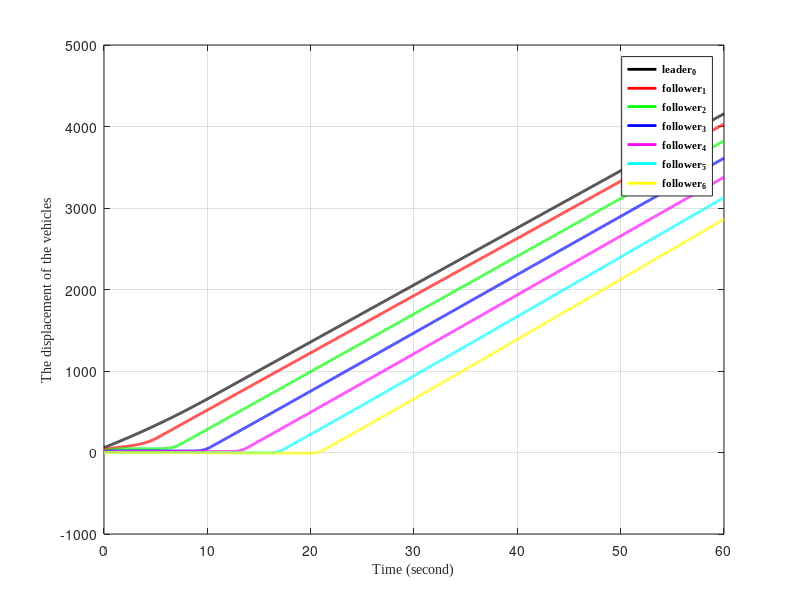
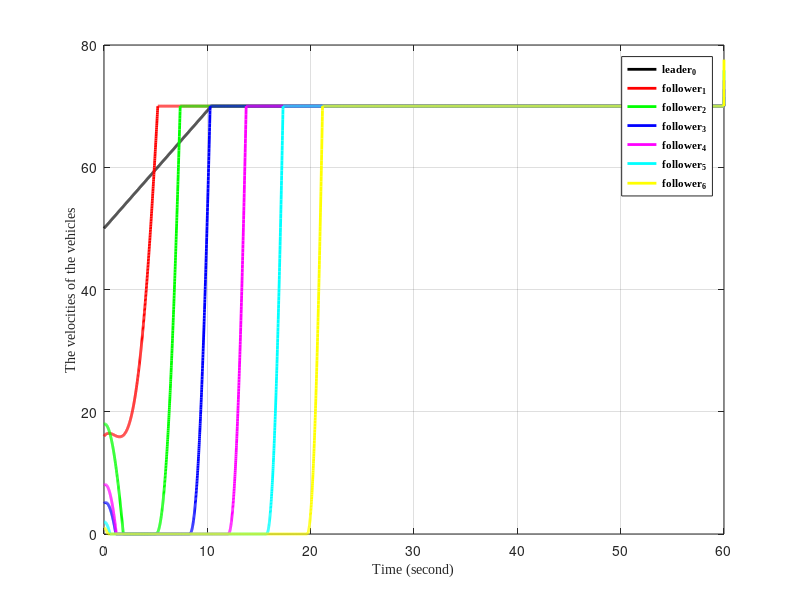
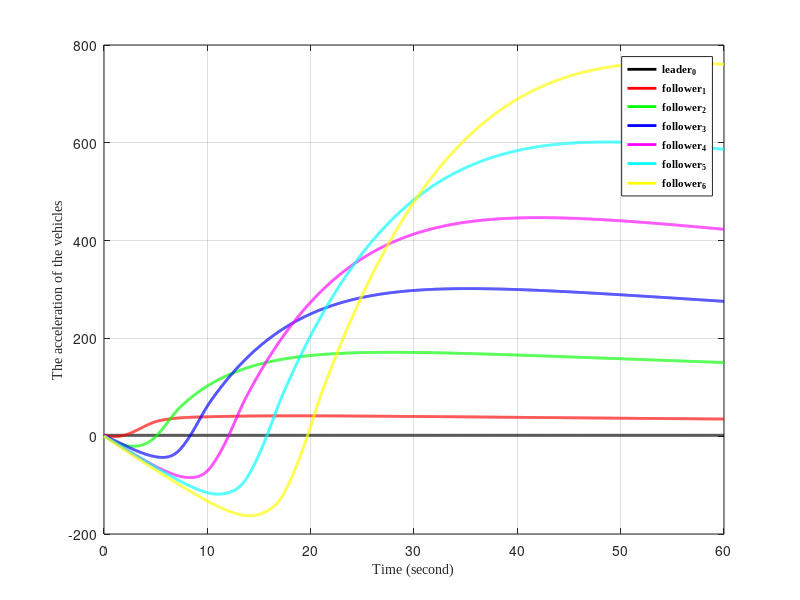
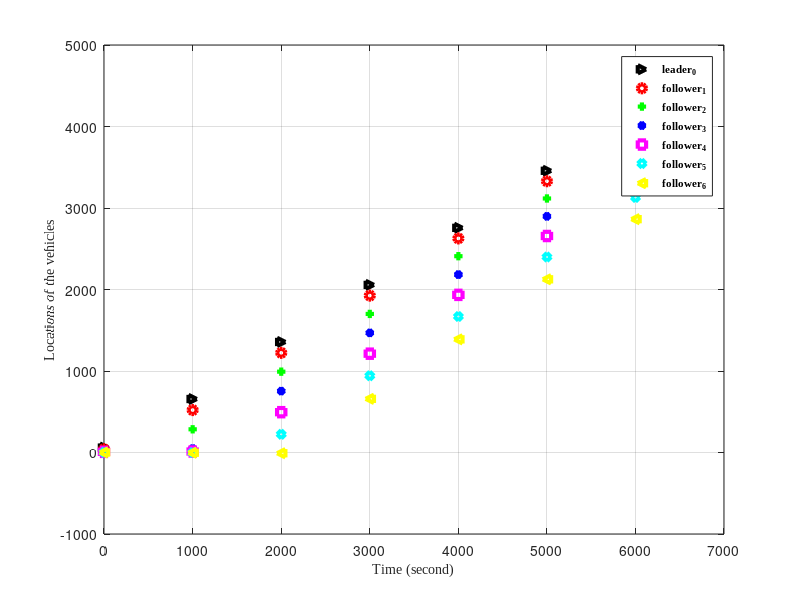

Here is the MATLAB script that generated these plots, in order:
% Controller modified from "Nonlinear Consensus-Based Connected Vehicle Platoon Control
% Incorporating Car-Following Interactions and Heterogeneous Time Delays"

% Including Homogeneous Communication Time Delay

%%
clc
clear all

%% Constants
alpha=1; % displacement constant
beta=1; % velocity constant
gamma=1; % acceleration constant

A=[0,1,0;
   0,0,1;
   0,0,0];

B=[0,0,0;
   0,0,0;
   alpha,beta,gamma];

%% Timing of Simulation
time=60; % total simulation time set at 60
h=0.01; % sampling interval set at 0.01
len=length(0:h:time);

%% Initialising Controller Values
u0=zeros(3,len);
u1=zeros(3,len);
u2=zeros(3,len);
u3=zeros(3,len);
u4=zeros(3,len);
u5=zeros(3,len);
u6=zeros(3,len);

%% Initial Values
x0(:,1)=10*[6; 5; 0.1926]; % [displacement, velocity, acceleration]
x1(:,1)=8*[5; 2; 0.2926];
x2(:,1)=6*[4; 3; 0.1623];
x3(:,1)=5*[3; 1; 0.4508];
x4(:,1)=4*[2; 2; 0.4508];
x5(:,1)=2*[1; 1; 0.1182];
x6(:,1)=1*[0; 1; 0.2107];

%% Pre-Set Safety Distances
r0=[0; 0; 0];
r1=3*[-30; 0; 0];
r2=3*[-30; 0; 0];
r3=3*[-30; 0; 0];
r4=3*[-30; 0; 0];
r5=3*[-30; 0; 0];
r6=3*[-30; 0; 0];

%% Homogeneous Time Delay Values
%d=1;

%% Control Law

u0(:,1)=0;
u1(:,1)=-(x1(:,1)-x0(:,1)-r1);
u2(:,1)=-2*(x2(:,1)-x1(:,1)-r2);
u3(:,1)=-4*(x3(:,1)-x2(:,1)-r3);
u4(:,1)=-(x4(:,1)-x3(:,1)-r4);
u5(:,1)=-(x5(:,1)-x4(:,1)-r5);
u6(:,1)=-3*(x6(:,1)-x5(:,1)-r6);

for k=2:1:len
    % for leader
    if (x0(2,k-1)>=70)
        x0(2,k-1)=70;
    elseif (x0(2,k-1)<0)
        x0(2,k-1)=0;
    else
        x0(2,k-1)=x0(2,k-1);
    end
    
    k1=h*(A*x0(:,k-1));
    k2=h*(A*(x0(:,k-1)+0.5*k1));
    k3=h*(A*(x0(:,k-1)+0.5*k2));
    k4=h*(A*(x0(:,k-1)+k3));
    x0(:,k)=x0(:,k-1)+(1/6)*(k1+2*k2+2*k3+k4);
    %%%%%%%%%%%%%%%%%%%%%
    
    % for follower 1
    if (x1(2,k-1)>=70)
        x1(2,k-1)=70;
    elseif (x1(2,k-1)<0)
        x1(2,k-1)=0;
    else
        x1(2,k-1)=x1(2,k-1);
    end

    k1=h*(A*x1(:,k-1)+B*u1(:,k-1));
    k2=h*(A*(x1(:,k-1)+0.5*k1));
    k3=h*(A*(x1(:,k-1)+0.5*k2));
    k4=h*(A*(x1(:,k-1)+k3));   
    x1(:,k)=x1(:,k-1)+(1/6)*(k1+2*k2+2*k3+k4);
    %%%%%%%%%%%%%%%%%%%%%
    
    % for follower 2
    if (x2(2,k-1)>=70)
        x2(2,k-1)=70;
    elseif (x2(2,k-1)<0)
        x2(2,k-1)=0;
    else
        x2(2,k-1)=x2(2,k-1);
    end

    k1=h*(A*x2(:,k-1)+B*u2(:,k-1));        
    k2=h*(A*(x2(:,k-1)+0.5*k1));
    k3=h*(A*(x2(:,k-1)+0.5*k2));
    k4=h*(A*(x2(:,k-1)+k3));   
    x2(:,k)=x2(:,k-1)+(1/6)*(k1+2*k2+2*k3+k4);
    %%%%%%%%%%%%%%%%%%%%%
    
    % for follower 3
    if (x3(2,k-1)>=70)
        x3(2,k-1)=70;
    elseif (x3(2,k-1)<0)
        x3(2,k-1)=0;
    else
        x3(2,k-1)=x3(2,k-1);
    end

    k1=h*(A*x3(:,k-1)+B*u3(:,k-1));
    k2=h*(A*(x3(:,k-1)+0.5*k1));
    k3=h*(A*(x3(:,k-1)+0.5*k2));
    k4=h*(A*(x3(:,k-1)+k3));
    x3(:,k)=x3(:,k-1)+(1/6)*(k1+2*k2+2*k3+k4);
    %%%%%%%%%%%%%%%%%%%%%
        
    % for follower 4
    if (x4(2,k-1)>=70)
        x4(2,k-1)=70;
    elseif (x4(2,k-1)<0)
        x4(2,k-1)=0;
    else
        x4(2,k-1)=x4(2,k-1);
    end

    k1=h*(A*x4(:,k-1)+B*u4(:,k-1));        
    k2=h*(A*(x4(:,k-1)+0.5*k1));
    k3=h*(A*(x4(:,k-1)+0.5*k2));
    k4=h*(A*(x4(:,k-1)+k3));   
    x4(:,k)=x4(:,k-1)+(1/6)*(k1+2*k2+2*k3+k4);
    %%%%%%%%%%%%%%%%%%%%%
    
    % for follower 5
    if (x5(2,k-1)>=70)
        x5(2,k-1)=70;
    elseif (x5(2,k-1)<0)
        x5(2,k-1)=0;
    else
        x5(2,k-1)=x5(2,k-1);
    end

    k1=h*(A*x5(:,k-1)+B*u5(:,k-1));        
    k2=h*(A*(x5(:,k-1)+0.5*k1));
    k3=h*(A*(x5(:,k-1)+0.5*k2));
    k4=h*(A*(x5(:,k-1)+k3));   
    x5(:,k)=x5(:,k-1)+(1/6)*(k1+2*k2+2*k3+k4);
    %%%%%%%%%%%%%%%%%%%%%
    
    % for follower 6
    if (x6(2,k-1)>=70)
        x6(2,k-1)=70;
    elseif (x6(2,k-1)<0)
        x6(2,k-1)=0;
    else
        x6(2,k-1)=x6(2,k-1);
    end

    k1=h*(A*x6(:,k-1)+B*u6(:,k-1));        
    k2=h*(A*(x6(:,k-1)+0.5*k1));
    k3=h*(A*(x6(:,k-1)+0.5*k2));
    k4=h*(A*(x6(:,k-1)+k3));   
    x6(:,k)=x6(:,k-1)+(1/6)*(k1+2*k2+2*k3+k4);
    %%%%%%%%%%%%%%%%%%%%%
    
    if (k>5)
        d=5;
        u1(:,k)=-(x1(:,k)-x0(:,k-d)-r1);
        u2(:,k)=-(x2(:,k)-x1(:,k-d)-r2);
        u3(:,k)=-(x3(:,k)-x2(:,k-d)-r3);
        u4(:,k)=-(x4(:,k)-x3(:,k-d)-r4);
        u5(:,k)=-(x5(:,k)-x4(:,k-d)-r5);
        u6(:,k)=-(x6(:,k)-x5(:,k-d)-r6);
    else
        d=1;
        u1(:,k)=-(x1(:,k)-x0(:,k-d)-r1);
        u2(:,k)=-(x2(:,k)-x1(:,k-d)-r2);
        u3(:,k)=-(x3(:,k)-x2(:,k-d)-r3);
        u4(:,k)=-(x4(:,k)-x3(:,k-d)-r4);
        u5(:,k)=-(x5(:,k)-x4(:,k-d)-r5);
        u6(:,k)=-(x6(:,k)-x5(:,k-d)-r6);
    end
end

%% Figure 1: Plotting Displacement Curves
figure
plot(0:h:time, x0(1,:),'-k','LineWidth',2)
hold on
plot(0:h:time, x1(1,:),'-r','LineWidth',2)
hold on
plot(0:h:time, x2(1,:),'-g','LineWidth',2)
hold on
plot(0:h:time, x3(1,:),'-b','LineWidth',2)
hold on
plot(0:h:time, x4(1,:),'-m','LineWidth',2)
hold on
plot(0:h:time, x5(1,:),'-c','LineWidth',2)
hold on
plot(0:h:time, x6(1,:),'-y','LineWidth',2)
hold on
grid on
xlabel('Time (second)','Fontname', 'Times New Roman','fontsize',10)
ylabel('The displacement of the vehicles','Fontname', 'Times New Roman','fontsize',10)
l=legend('leader_{0}','follower_{1}','follower_{2}','follower_{3}','follower_{4}','follower_{5}','follower_{6}');
set(l,'Fontname', 'Times New Roman','FontWeight','bold','FontSize',8)


%% Figure 2: Plotting Velocity Curves
figure          % the velocitiesof mass 1
plot(0:h:time, x0(2,:),'-k','LineWidth',2)
hold on
plot(0:h:time, x1(2,:),'-r','LineWidth',2)
hold on
plot(0:h:time, x2(2,:),'-g','LineWidth',2)
hold on
plot(0:h:time, x3(2,:),'-b','LineWidth',2)
hold on
plot(0:h:time, x4(2,:),'-m','LineWidth',2)
hold on
plot(0:h:time, x5(2,:),'-c','LineWidth',2)
hold on
plot(0:h:time, x6(2,:),'-y','LineWidth',2)
hold on
grid on

xlabel('Time (second)','Fontname', 'Times New Roman','fontsize',10)
ylabel('The velocities of the vehicles','Fontname', 'Times New Roman','fontsize',10)
l=legend('leader_{0}','follower_{1}','follower_{2}','follower_{3}','follower_{4}','follower_{5}','follower_{6}');
set(l,'Fontname', 'Times New Roman','FontWeight','bold','FontSize',8)

%% Figure 3: Plotting Acceleration Curves
figure
plot(0:h:time, x0(3,:),'-k','LineWidth',2)
hold on
plot(0:h:time, x1(3,:),'-r','LineWidth',2)
hold on
plot(0:h:time, x2(3,:),'-g','LineWidth',2)
hold on
plot(0:h:time, x3(3,:),'-b','LineWidth',2)
hold on
plot(0:h:time, x4(3,:),'-m','LineWidth',2)
hold on
plot(0:h:time, x5(3,:),'-c','LineWidth',2)
hold on
plot(0:h:time, x6(3,:),'-y','LineWidth',2)
hold on
grid on

xlabel('Time (second)','Fontname', 'Times New Roman','fontsize',10)
ylabel('The acceleration of the vehicles','Fontname', 'Times New Roman','fontsize',10)
l=legend('leader_{0}','follower_{1}','follower_{2}','follower_{3}','follower_{4}','follower_{5}','follower_{6}');
set(l,'Fontname', 'Times New Roman','FontWeight','bold','FontSize',8)

%% Figure 4: Plotting Locations of each CAV
figure
plot(0,x0(1,1),'>k','linewidth' ,3)
hold on
plot(0,x1(1,1),'or','linewidth' ,3)
hold on 
plot(0,x2(1,1),'+g','linewidth' ,3)
hold on 
plot(0,x3(1,1),'*b','linewidth' ,3)
hold on
plot(0,x4(1,1),'sm','linewidth' ,3)
hold on
plot(0,x5(1,1),'dc','linewidth' ,3)
hold on
plot(0,x6(1,1),'<y','linewidth' ,3)
hold on

plot(1001,x0(1,1001),'>k','linewidth' ,3)
hold on
plot(1001,x1(1,1001),'or','linewidth' ,3)
hold on 
plot(1001,x2(1,1001),'+g','linewidth' ,3)
hold on 
plot(1001,x3(1,1001),'*b','linewidth' ,3)
hold on
plot(1001,x4(1,1001),'sm','linewidth' ,3)
hold on
plot(1001,x5(1,1001),'dc','linewidth' ,3)
hold on
plot(1001,x6(1,1001),'<y','linewidth' ,3)
hold on

plot(2001,x0(1,2001),'>k','linewidth' ,3)
hold on
plot(2001,x1(1,2001),'or','linewidth' ,3)
hold on 
plot(2001,x2(1,2001),'+g','linewidth' ,3)
hold on 
plot(2001,x3(1,2001),'*b','linewidth' ,3)
hold on
plot(2001,x4(1,2001),'sm','linewidth' ,3)
hold on
plot(2001,x5(1,2001),'dc','linewidth' ,3)
hold on
plot(2001,x6(1,2001),'<y','linewidth' ,3)
hold on

plot(3001,x0(1,3001),'>k','linewidth' ,3)
hold on
plot(3001,x1(1,3001),'or','linewidth' ,3)
hold on 
plot(3001,x2(1,3001),'+g','linewidth' ,3)
hold on 
plot(3001,x3(1,3001),'*b','linewidth' ,3)
hold on
plot(3001,x4(1,3001),'sm','linewidth' ,3)
hold on
plot(3001,x5(1,3001),'dc','linewidth' ,3)
hold on
plot(3001,x6(1,3001),'<y','linewidth' ,3)
hold on

plot(4001,x0(1,4001),'>k','linewidth' ,3)
hold on
plot(4001,x1(1,4001),'or','linewidth' ,3)
hold on 
plot(4001,x2(1,4001),'+g','linewidth' ,3)
hold on 
plot(4001,x3(1,4001),'*b','linewidth' ,3)
hold on
plot(4001,x4(1,4001),'sm','linewidth' ,3)
hold on
plot(4001,x5(1,4001),'dc','linewidth' ,3)
hold on
plot(4001,x6(1,4001),'<y','linewidth' ,3)
hold on
grid on

plot(5001,x0(1,5001),'>k','linewidth' ,3)
hold on
plot(5001,x1(1,5001),'or','linewidth' ,3)
hold on 
plot(5001,x2(1,5001),'+g','linewidth' ,3)
hold on 
plot(5001,x3(1,5001),'*b','linewidth' ,3)
hold on
plot(5001,x4(1,5001),'sm','linewidth' ,3)
hold on
plot(5001,x5(1,5001),'dc','linewidth' ,3)
hold on
plot(5001,x6(1,5001),'<y','linewidth' ,3)
hold on

plot(6001,x0(1,6001),'>k','linewidth' ,3)
hold on
plot(6001,x1(1,6001),'or','linewidth' ,3)
hold on 
plot(6001,x2(1,6001),'+g','linewidth' ,3)
hold on 
plot(6001,x3(1,6001),'*b','linewidth' ,3)
hold on
plot(6001,x4(1,6001),'sm','linewidth' ,3)
hold on
plot(6001,x5(1,6001),'dc','linewidth' ,3)
hold on
plot(6001,x6(1,6001),'<y','linewidth' ,3)
hold on

xlabel('Time (second)','Fontname', 'Times New Roman','fontsize',10)
ylabel('Locations of the vehicles','Fontname', 'Times New Roman','fontsize',10)
l=legend('leader_{0}','follower_{1}','follower_{2}','follower_{3}','follower_{4}','follower_{5}','follower_{6}');
set(l,'Fontname', 'Times New Roman','FontWeight','bold','FontSize',8)
%axis tight

%% Plotting Spacing Displacement between Vehicles
figure
plot(0:h:time, x0(1,:)-x0(1,:),'-k','LineWidth',2)
hold on
plot(0:h:time, x0(1,:)-x1(1,:),'-r','LineWidth',2)
hold on
plot(0:h:time, x0(1,:)-x2(1,:),'-g','LineWidth',2)
hold on
plot(0:h:time, x0(1,:)-x3(1,:),'-b','LineWidth',2)
hold on
plot(0:h:time, x0(1,:)-x4(1,:),'-m','LineWidth',2)
hold on
plot(0:h:time, x0(1,:)-x5(1,:),'-c','LineWidth',2)
hold on
plot(0:h:time, x0(1,:)-x6(1,:),'-y','LineWidth',2)
hold on
grid on

xlabel('Time (second)','Fontname', 'Times New Roman','fontsize',10)
ylabel('The spacing distances of the vehicles','Fontname', 'Times New Roman','fontsize',10)
l=legend('leader_{0}','follower_{1}','follower_{2}','follower_{3}','follower_{4}','follower_{5}','follower_{6}');
set(l,'Fontname', 'Times New Roman','FontWeight','bold','FontSize',8)
%axis tight

%% Figure 5: Plotting the Errors
figure
plot(0:h:time,u1,'-r','linewidth' ,1)
hold on
plot(0:h:time,u2,'-g','linewidth' ,1)
hold on
plot(0:h:time,u3,'-b','linewidth' ,1)
hold on
plot(0:h:time,u4,'-m','linewidth' ,1)
hold on
plot(0:h:time,u5,'-c','linewidth' ,1)
hold on
plot(0:h:time,u6,'-y','linewidth' ,1)
hold on
grid on

axis tight

